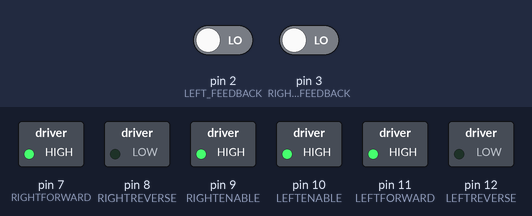
This sketch was run on a simulated Arduino Uno, built with avr-gcc and run on an emulated ATmega328P. Parts: switched loads named in the sketch (green lamp = pin HIGH). The test bench sets the inputs (shaded band); at power-on: pin 2 (LEFT_FEEDBACK) LOW, pin 3 (RIGHT_FEEDBACK) LOW. What the sketch prints to the serial monitor is not drawn.

Above: at 0.1 s.
Timing chart, 0 to 1.6 s (numbered marks = the images above):
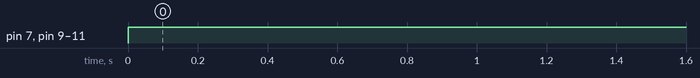

The sketch:

Story4.ino
```cpp
// C++ code
//

const int RIGHTFORWARD = 7; //Yellow
const int RIGHTREVERSE = 8; //Red
const int RIGHTENABLE = 9; //Blue
const int LEFTFORWARD = 11; //Yellow
const int LEFTREVERSE = 12; //Red
const int LEFTENABLE = 10; //Blue

const int LEFT_FEEDBACK = 2; // Pin numbers on Rover
const int RIGHT_FEEDBACK = 3;
volatile int leftcounter = 0; // initiate counter to zero for start
volatile int rightcounter = 0; // counter could always be reset

void setup()
{
  pinMode(RIGHTFORWARD, OUTPUT);
  pinMode(RIGHTREVERSE, OUTPUT);
  pinMode(RIGHTENABLE, OUTPUT);
  pinMode(LEFTFORWARD, OUTPUT);
  pinMode(LEFTREVERSE, OUTPUT);
  pinMode(LEFTENABLE, OUTPUT);
  Serial.begin(115200);
  attachInterrupt(digitalPinToInterrupt(LEFT_FEEDBACK),LeftMotorISR,RISING);
  attachInterrupt(digitalPinToInterrupt(RIGHT_FEEDBACK),RightMotorISR,RISING);
}

void loop(){

  if (leftcounter >= 870){
    Serial.println("Counter has reached 870"); // 2 metres finished (435 revolutiosn per metre)
    roverStop(0);
  }
  else {
    forward(0);
    //Just print out the values to show counter operating
    Serial.print("Left Counter ");
    Serial.println(leftcounter); //This is printing then a new Line after
  Serial.print("Right Counter ");
    Serial.println(rightcounter);
  }
}

void forward(int seconds) {
  digitalWrite(RIGHTENABLE, HIGH);
  digitalWrite(RIGHTFORWARD, HIGH);
  digitalWrite(RIGHTREVERSE, LOW);
  digitalWrite(LEFTENABLE,HIGH);
  digitalWrite(LEFTFORWARD, HIGH);
  digitalWrite(LEFTREVERSE, LOW);
  delay(seconds);
}

void backward(int seconds){
  digitalWrite(RIGHTENABLE, HIGH);
  digitalWrite(RIGHTFORWARD, LOW);
  digitalWrite(RIGHTREVERSE, HIGH);
  digitalWrite(LEFTENABLE, HIGH);
  digitalWrite(LEFTFORWARD, LOW);
  digitalWrite(LEFTREVERSE, HIGH);
  delay(seconds);
}


void roverStop(int seconds)
{
  digitalWrite(RIGHTENABLE, LOW);
  digitalWrite(RIGHTFORWARD, LOW);
  digitalWrite(RIGHTREVERSE, LOW);
  digitalWrite(LEFTENABLE, LOW);
  digitalWrite(LEFTFORWARD, LOW);
  digitalWrite(LEFTREVERSE, LOW);
  delay(seconds);
}

void LeftMotorISR(){
  // adds one to the counter on each motor revolution
  leftcounter++;
}
void RightMotorISR(){
  // adds one to the counter on each motor revolution
  rightcounter++;
}
```

Measured:
- by itself, pin 7 (RIGHTFORWARD), pin 9 (RIGHTENABLE), pin 10 (LEFTENABLE), pin 11 (LEFTFORWARD): LOW → HIGH at 0.00 s
